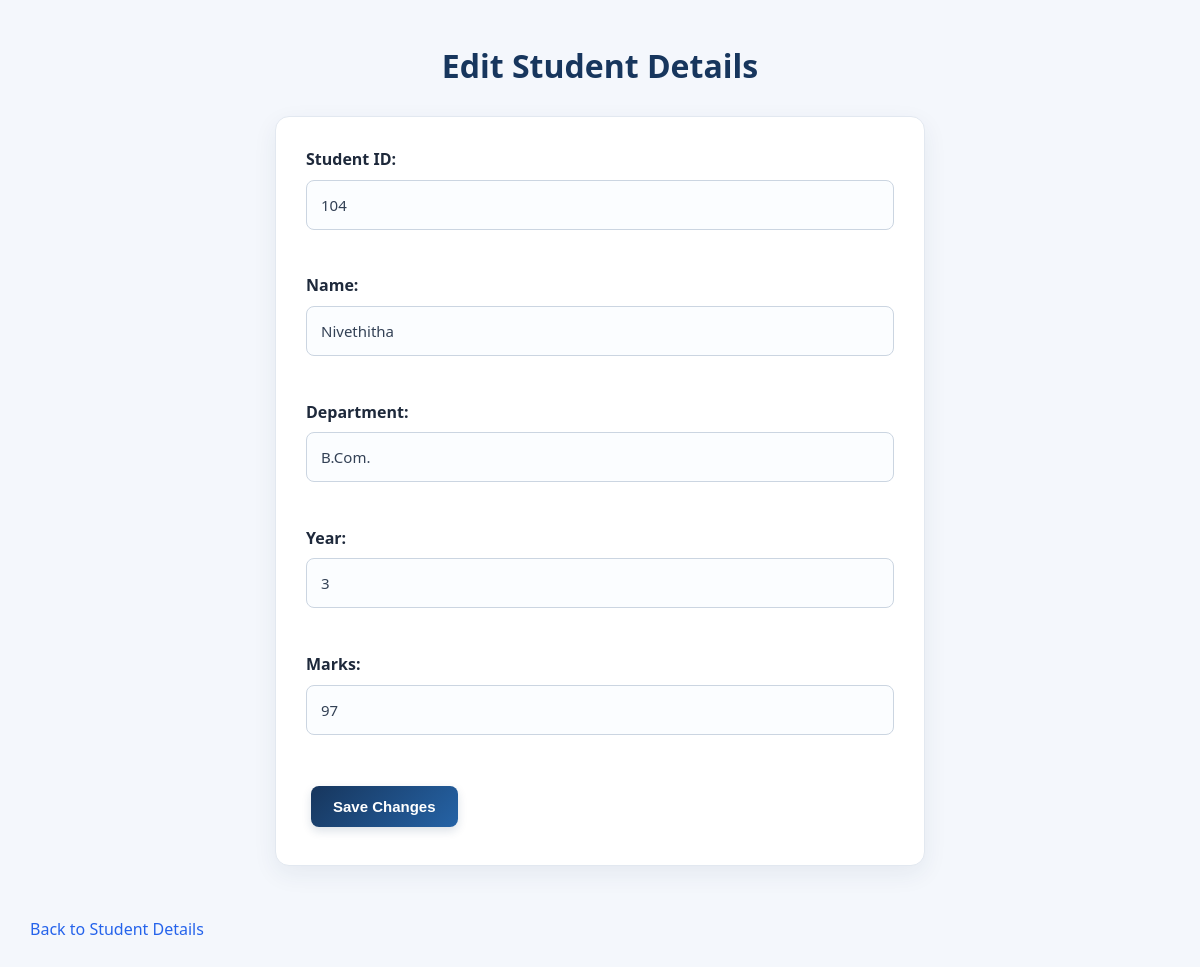
Page /edit-student/5 on the committed database.
### tables this page shows
CREATE TABLE students (
            id INTEGER PRIMARY KEY AUTOINCREMENT,
            student_id TEXT,
            name TEXT,
            department TEXT,
            year TEXT,
            marks INTEGER
        );

### app.py (the view, shortened to what this page needs)
@app.route("/edit-student/<int:student_id>", methods=["GET", "POST"])
def edit_student(student_id):
    connection = sqlite3.connect("students.db")
    cursor = connection.cursor()
    cursor.execute("SELECT * FROM students WHERE id = ?", (student_id,))
    student = cursor.fetchone()
    connection.close()
    if student is None:
        return "Student not found", 404
    return render_template("edit_student.html", student=student)

### templates/edit_student.html (shortened to what this page needs)
<!DOCTYPE html>
<html lang="en">
<head>
    <link rel="stylesheet" href="{{ url_for('static', filename='style.css') }}">
</head>
<body>
    <h1>Edit Student Details</h1>
    <form method="POST" novalidate>
        <label>Student ID:</label>
        <input type="text" name="student_id"
               value="{{ request.form.get('student_id', student[1]) }}">
        <br><br>
        <label>Name:</label>
        <input type="text" name="name"
               value="{{ request.form.get('name', student[2]) }}">
        <br><br>
        <label>Department:</label>
        <input type="text" name="department"
               value="{{ request.form.get('department', student[3]) }}">
        <br><br>
        <label>Year:</label>
        <input type="text" name="year"
               value="{{ request.form.get('year', student[4]) }}">
        <br><br>
        <label>Marks:</label>
        <input type="number" name="marks" min="0" max="100" step="any"
               value="{{ request.form.get('marks', student[5]) }}">
        <br><br>
        <button type="submit">Save Changes</button>
    </form>
    <br>
    <a href="{{ url_for('view_students') }}">Back to Student Details</a>
</body>
</html>

### static/style.css (style rules this page uses)
* { box-sizing: border-box; }
body { font-family: "Segoe UI", Arial, sans-serif; background: #f4f7fc; color: #243247; margin: 0; padding: 30px; line-height: 1.6; }
h1 { color: #17365d; text-align: center; font-size: 32px; font-weight: 700; margin: 10px 0 12px; }
a { color: #2563eb; text-decoration: none; transition: 0.2s ease; }
button, input[type="submit"] { background: linear-gradient(135deg, #17365d, #2563a6); color: #ffffff; border: none; padding: 12px 22px; margin: 8px 5px; border-radius: 8px; cursor: pointer; font-size: 15px; font-weight: 600; box-shadow: 0 4px 10px rgba(23, 54, 93, 0.15); transition: transform 0.2s ease, box-shadow 0.2s ease; }
form { background: #ffffff; max-width: 650px; margin: 25px auto; padding: 30px; border: 1px solid #e2e8f0; border-radius: 14px; box-shadow: 0 8px 25px rgba(30, 55, 90, 0.07); }
input, select, textarea { width: 100%; padding: 12px 14px; margin-top: 7px; margin-bottom: 18px; border: 1px solid #cbd5e1; border-radius: 8px; background: #fbfdff; color: #243247; font: inherit; transition: border-color 0.2s, box-shadow 0.2s; }
input, select, textarea { color: #1e293b; font-size: 15px; font-weight: 500; }
input::placeholder { color: #64748b; opacity: 1; }
label { font-weight: bold; color: #1e293b; }
input, select, textarea { font-weight: normal; color: #64748b; }
input, select, textarea { color: #334155; font-weight: 500; }

### rows in the picture
students: student_id "104", name "Nivethitha", department "B.Com.", year "3", marks "97"
